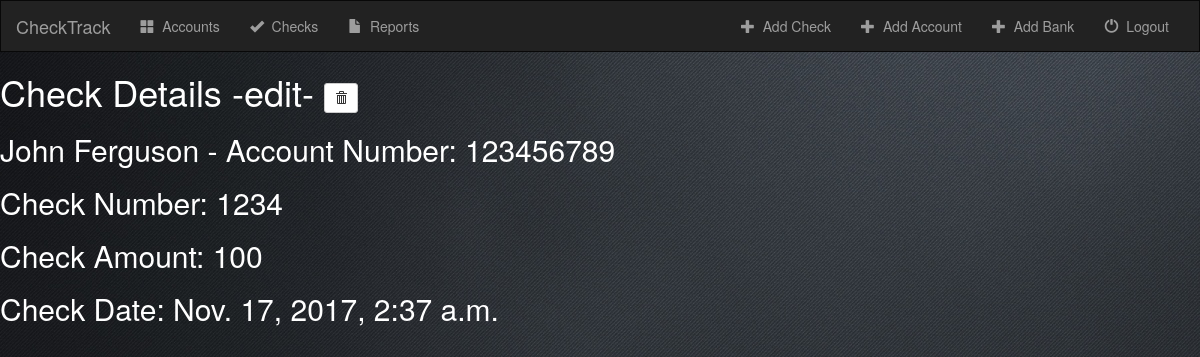
Screenshot of /check/check/check-details/10/ with the database file from the repository.
### check/models.py (models this page shows, shortened)
class Check(models.Model):
    account = models.ForeignKey('Account', on_delete=models.CASCADE)
    check_amount = models.IntegerField(max_length=10)
    check_number = models.IntegerField(max_length=4)
    cashier_name = models.CharField(max_length=20)
    check_status = models.BooleanField(default=False)
    entry_date = models.DateTimeField(auto_now_add=True, blank=True)
    letter_date_1 = models.DateField(null=True, blank=True)
    letter_date_2 = models.DateField(null=True, blank=True)
    letter_date_3 = models.DateField(null=True, blank=True)

class Account(models.Model):
    acount_store = models.ForeignKey('Store', on_delete=models.CASCADE)
    bank = models.ForeignKey('Bank', on_delete=models.CASCADE)
    account_number = models.IntegerField(max_length=10)
    routing_number = models.IntegerField(max_length=10)
    account_name = models.CharField(max_length=20)
    account_street = models.CharField(max_length=50)
    account_state = models.CharField(max_length=20)
    account_city = models.CharField(max_length=20)
    account_zip = models.CharField(max_length=10)
    checks_bounced = models.IntegerField(max_length=1)
    def __str__(self):
        return self.account_name + ' - Account Number: ' + str(self.account_number)

### check/views.py (the view)
# urls.py: url(r'^check/check-details/(?P<pk>[0-9]+)/$', views.CheckDetailView.as_view(), name='checkdetail'),
class CheckDetailView(generic.DetailView):
    model = Check
    template_name = 'check/checkdetail.html'

### check/templates/check/checkdetail.html (shortened to what this page needs)
{% extends 'check/base.html' %}
{% block body %}
<font color="#ffffff">
<h1>Check Details <a href="{% url 'check:check-update' check.id %}"><font color="#ffffff">-edit-</font></a>
    <form action="{% url 'check:check-delete' check.id %}" method="post" style="display: inline;">
    <button type="submit" class="btn btn-default btn-sm">
        <span class="glyphicon glyphicon-trash"></span>
    </button>
    </form>
</h1>
<h2>{{ check.account }}</h2>
<h2>Check Number: {{ check.check_number}}</h2>
<h2>Check Amount: {{ check.check_amount}}</h2>
<h2>Check Date: {{ check.entry_date}}</h2>
</font>
{% endblock %}

### check/static/check/style.css (style rules this page uses)
body { background: url("images/black-background.png"); color: white; }

### rows the page displays
Check: account "John Ferguson - Account Number: 123456789", check_number "1234", check_amount "100", entry_date "Nov. 17, 2017, 2:37 a.m."
